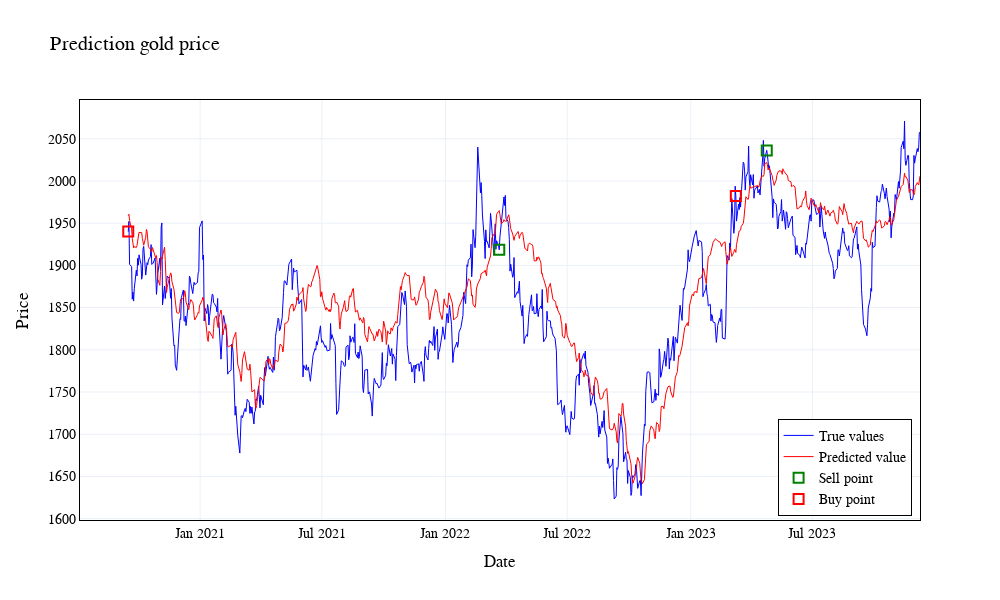

Source (notebook cell):
### Code cell
down_points, up_points = trading_points(table['test_pred'][tp], 0.05)
fig1 = setup_figure(list_of_stocks, names, axis, colours, widths, title, font_size, x_axes, plot_w, plot_h, legend_x, legend_y, pos_x, pos_y)
graph_with_points(fig1, [up_points, down_points], temp.to_list(), x_axes, p_names, p_colours)

### Figure 1 — Plotly figure (JSON) as saved in the notebook; plotly's stock layout.template omitted (floating-point values rounded to 4 significant figures; data arrays with more than 128 entries replaced by an {"elided": "..."} marker saying what was removed)
{"data": [{"line": {"color": "blue", "width": 1}, "name": "True values", "x": {"elided": "825 str values"}, "y": {"elided": "814 float values"}, "type": "scatter"}, {"line": {"color": "red", "width": 1}, "name": "Predicted value", "x": {"elided": "825 str values"}, "y": {"elided": "814 float values"}, "type": "scatter"}, {"marker": {"color": "rgba(0,0,0,0)", "line": {"color": "green", "width": 2}, "size": 10, "symbol": "square"}, "mode": "markers", "name": "Sell point", "x": ["2022-03-22", "2023-04-24"], "y": [1918.0, 2036.0], "type": "scatter"}, {"marker": {"color": "rgba(0,0,0,0)", "line": {"color": "red", "width": 2}, "size": 10, "symbol": "square"}, "mode": "markers", "name": "Buy point", "x": ["2020-09-16", "2023-03-09"], "y": [1940.0, 1982.0], "type": "scatter"}], "layout": {"xaxis": {"title": {"text": "Date"}, "showline": true, "linewidth": 1, "linecolor": "black", "mirror": true}, "yaxis": {"title": {"text": "Price"}, "showline": true, "linewidth": 1, "linecolor": "black", "mirror": true}, "font": {"family": "Helvetica, Arial, sans-serif", "size": 14, "color": "black"}, "legend": {"bordercolor": "black", "borderwidth": 1, "yanchor": "bottom", "xanchor": "right", "x": 0.99, "y": 0.01}, "title": {"text": "Prediction gold price"}, "width": 1000, "height": 600, "showlegend": true, "plot_bgcolor": "white"}}
